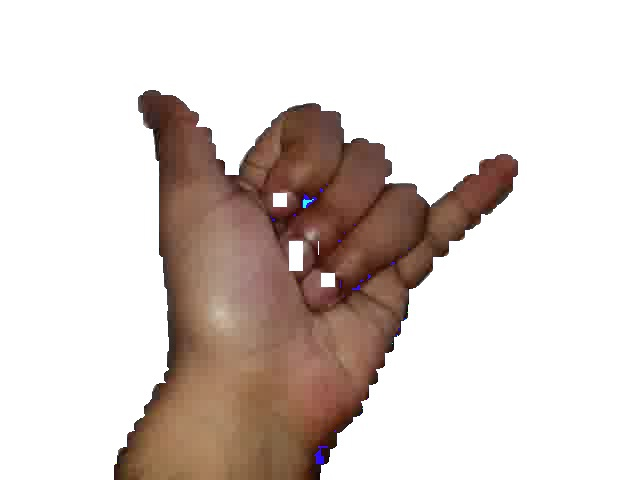
#> input picture Trabajo 3/Codigo/DB/Y/11.jpg, 640 x 480 px, found by its file name; its folder holds only this picture in this run
$ python background.py
#> lines starting #> are read from the running program, lines starting #| are printed output that depends on the picture
import cv2
import numpy as np
import os
from os import listdir
from os.path import isfile, join

mypath='ImagesToTrain/Y'
onlyfiles = [ f for f in listdir(mypath) if isfile(join(mypath,f)) ]
images = np.empty(len(onlyfiles), dtype=object)
for n in range(0, len(onlyfiles)):
    original = cv2.imread( join(mypath,onlyfiles[n]) )
#> original is the input picture: shape (480, 640, 3); mean B, G, R 202.4, 207.3, 218.1
    images[n] = cv2.cvtColor(original, cv2.COLOR_BGR2HSV)
    lower_white = np.array([0, 33, 20], dtype=np.uint8)
    upper_white = np.array([20, 255, 255], dtype=np.uint8)
    mask = cv2.inRange(images[n], lower_white, upper_white)  # could also use threshold
    mask = cv2.morphologyEx(mask, cv2.MORPH_OPEN, cv2.getStructuringElement(cv2.MORPH_ELLIPSE, (11, 11)))  # "erase" the small white points in the resulting mask
#    mask = cv2.bitwise_not(mask)  # invert mask

    mask = cv2.GaussianBlur(mask, (3,3), 0)
    skin = cv2.bitwise_and(original, original, mask = mask)
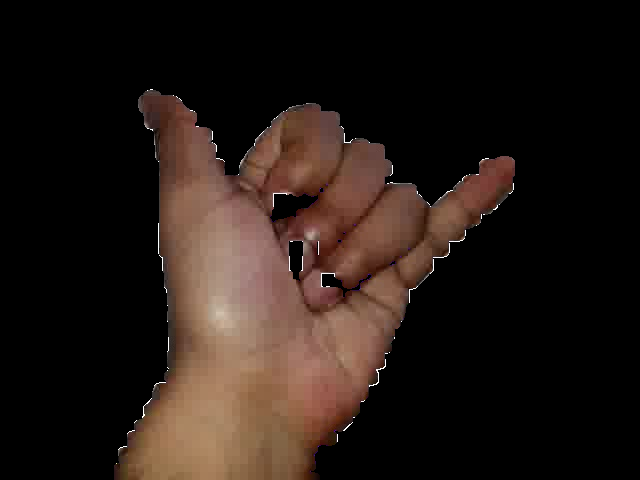
#> skin: shape (480, 640, 3); mean B, G, R 20.5, 25.6, 36.2

    bk = np.full(skin.shape, 255, dtype=np.uint8)  # white bk

    # get masked foreground
    fg_masked = cv2.bitwise_and(original, original, mask=mask)

    # get masked background, mask must be inverted
 #   mask = cv2.bitwise_not(mask)
    bk_masked = cv2.bitwise_and(bk, bk, mask=mask)
#> bk: shape (480, 640, 3); every value is 255

    # combine masked foreground and masked background
#    final = cv2.bitwise_or(skin, bk_masked)
#    mask = cv2.bitwise_not(mask)  # revert mask to original

    #cv2.imshow('alv3', cv2.resize(final, (300, 300)))
    skin[skin == 0] = 255
    cv2.imwrite('Procesadas/YProcesadas/'+str(n)+'.jpg', skin)

    cv2.waitKey(1)

$ run again, on Trabajo 3/Codigo/DB/Y/138.jpg
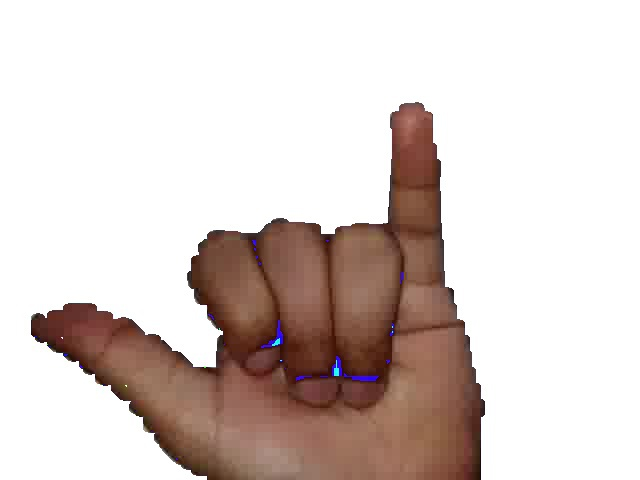
#> input picture Trabajo 3/Codigo/DB/Y/138.jpg, 640 x 480 px, found by its file name
#> original is the input picture: shape (480, 640, 3); mean B, G, R 202.7, 206.8, 218.4
#> `skin = cv2.bitwise_and(original, original, mask = mask)`:
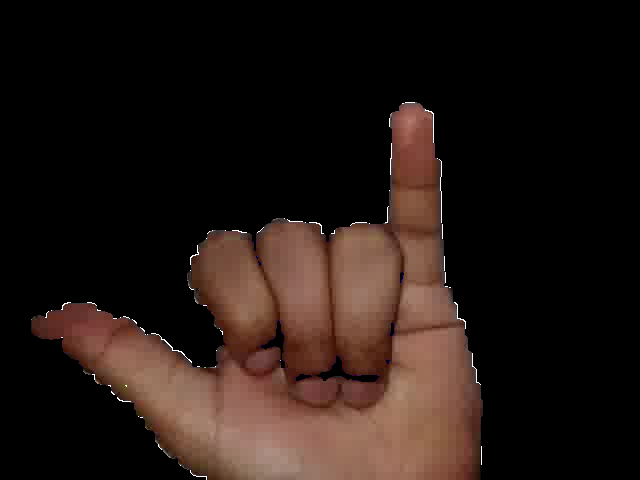
#> skin: shape (480, 640, 3); mean B, G, R 19, 23.4, 34.9
#> bk: shape (480, 640, 3); every value is 255

$ run again, on Trabajo 3/Codigo/DB/Y/205.jpg
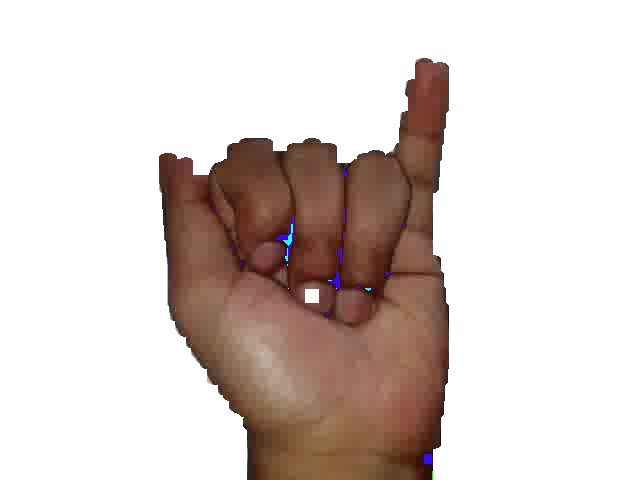
#> input picture Trabajo 3/Codigo/DB/Y/205.jpg, 640 x 480 px, found by its file name
#> original is the input picture: shape (480, 640, 3); mean B, G, R 202.2, 206.7, 217.9
#> `skin = cv2.bitwise_and(original, original, mask = mask)`:
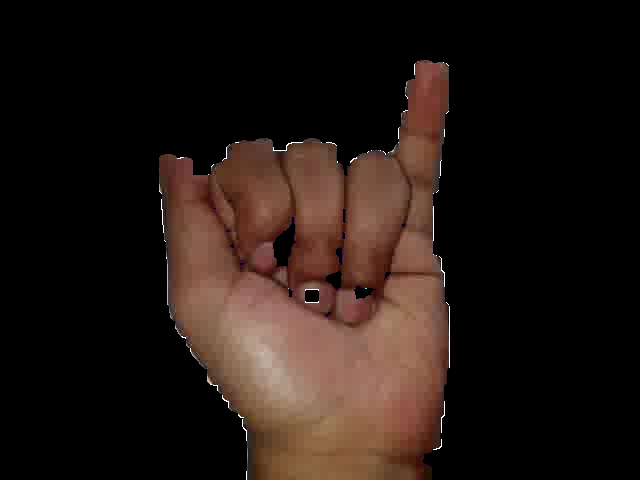
#> skin: shape (480, 640, 3); mean B, G, R 18.4, 23.1, 34.2
#> bk: shape (480, 640, 3); every value is 255

$ run again, on Trabajo 3/Codigo/DB/Y/226.jpg
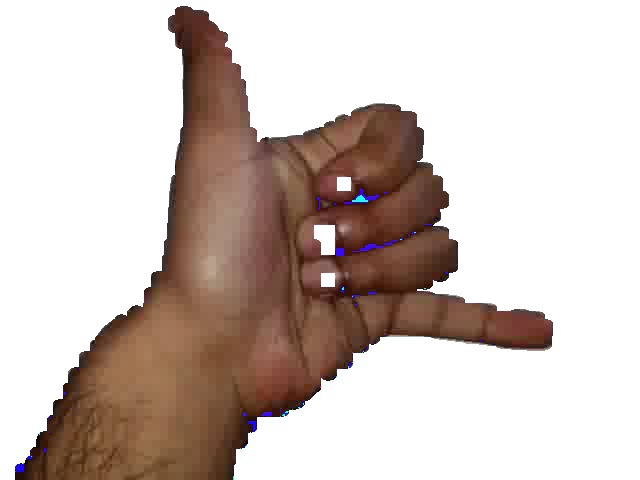
#> input picture Trabajo 3/Codigo/DB/Y/226.jpg, 640 x 480 px, found by its file name
#> original is the input picture: shape (480, 640, 3); mean B, G, R 188.4, 194.4, 207.3
#> `skin = cv2.bitwise_and(original, original, mask = mask)`:
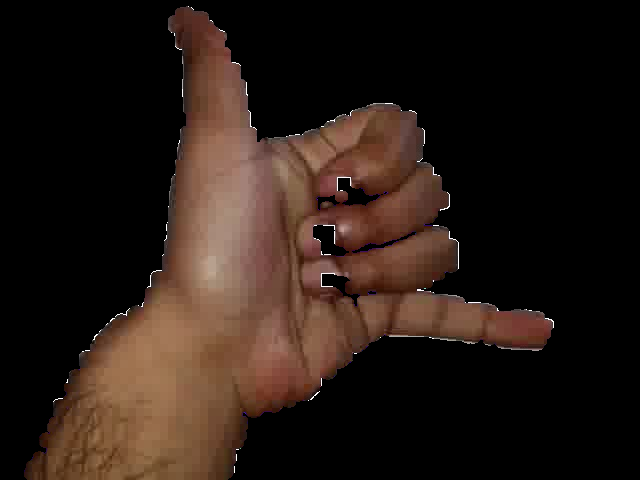
#> skin: shape (480, 640, 3); mean B, G, R 20.5, 27, 39.7
#> bk: shape (480, 640, 3); every value is 255

$ run again, on Trabajo 3/Codigo/DB/Y/114.jpg
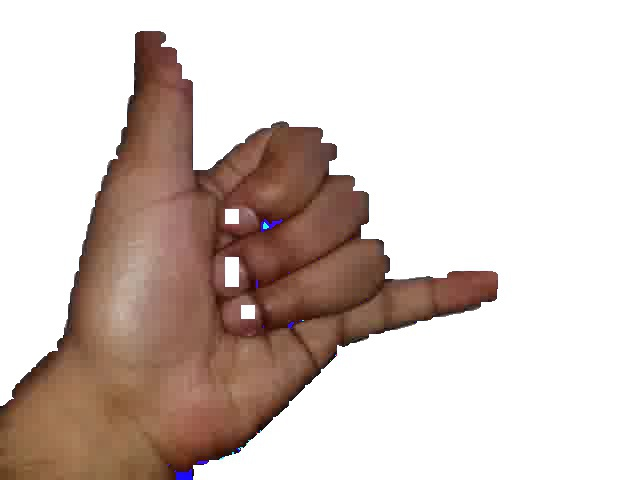
#> input picture Trabajo 3/Codigo/DB/Y/114.jpg, 640 x 480 px, found by its file name
#> original is the input picture: shape (480, 640, 3); mean B, G, R 193.7, 199.6, 213.2
#> `skin = cv2.bitwise_and(original, original, mask = mask)`:
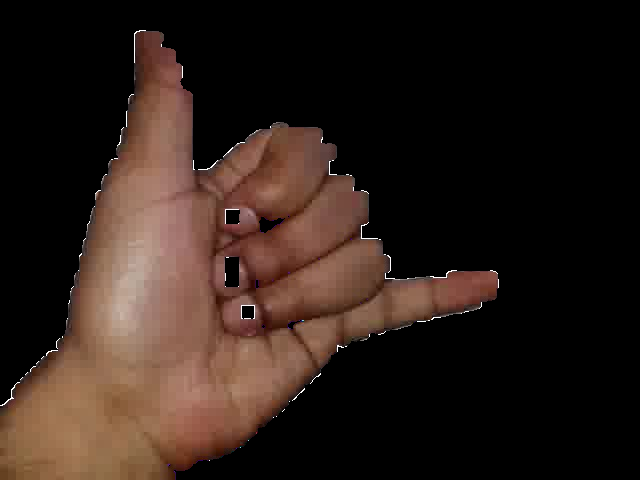
#> skin: shape (480, 640, 3); mean B, G, R 24.5, 30.7, 44.2
#> bk: shape (480, 640, 3); every value is 255
